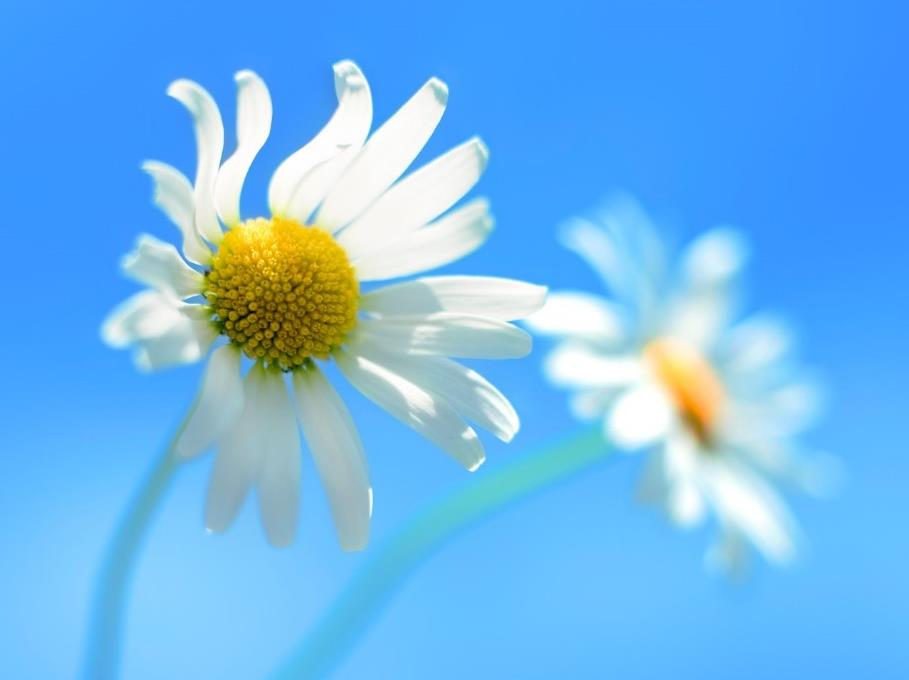
#> input picture imgs/4.jpg, 909 x 680 px
$ python demo4.py
#> lines starting #> are read from the running program, lines starting #| are printed output that depends on the picture
# [19 lines of commented-out code are left out]
import cv2
import numpy as np
img = cv2.imread('../imgs/4.jpg', 1)
#> img is the input picture: shape (680, 909, 3); mean B, G, R 237, 182.6, 111.4
imgInfo = img.shape
#> imgInfo = (680, 909, 3)
height = imgInfo[0]
#> height = 680
width = imgInfo[1]
#> width = 909
dst = np.zeros((height,width,3),np.uint8)
for i in range(0,height):
    for j in range(0,width):
        (b,g,r) = img[i,j]
        dst[i,j] = (255-b,255-g,255-r)
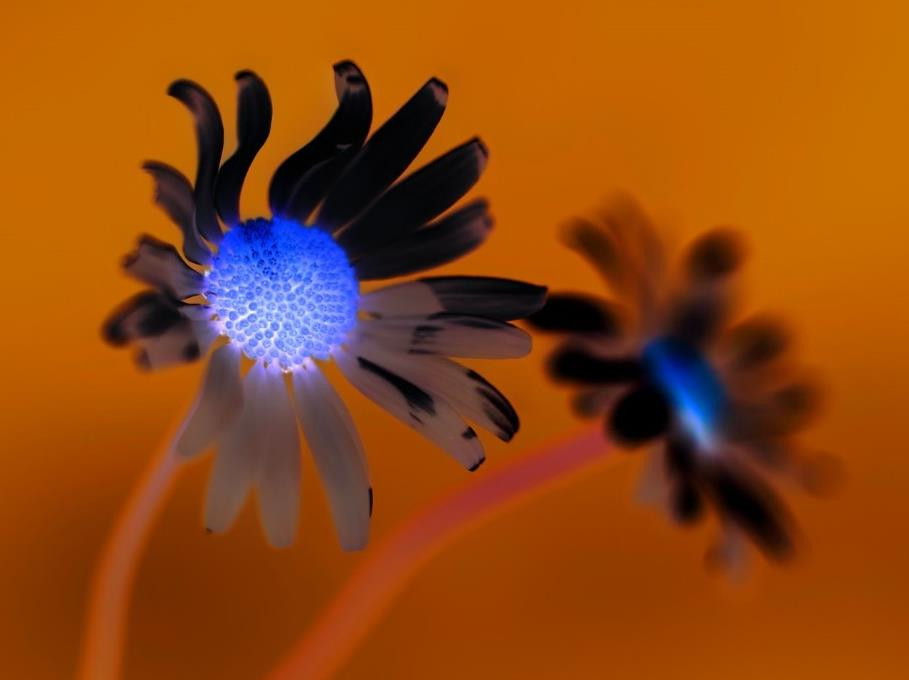
#> dst: shape (680, 909, 3); mean B, G, R 18, 72.4, 143.6
cv2.imshow('dst',dst)
cv2.waitKey(0)

$ run again, with imgs/1.jpg copied over imgs/4.jpg
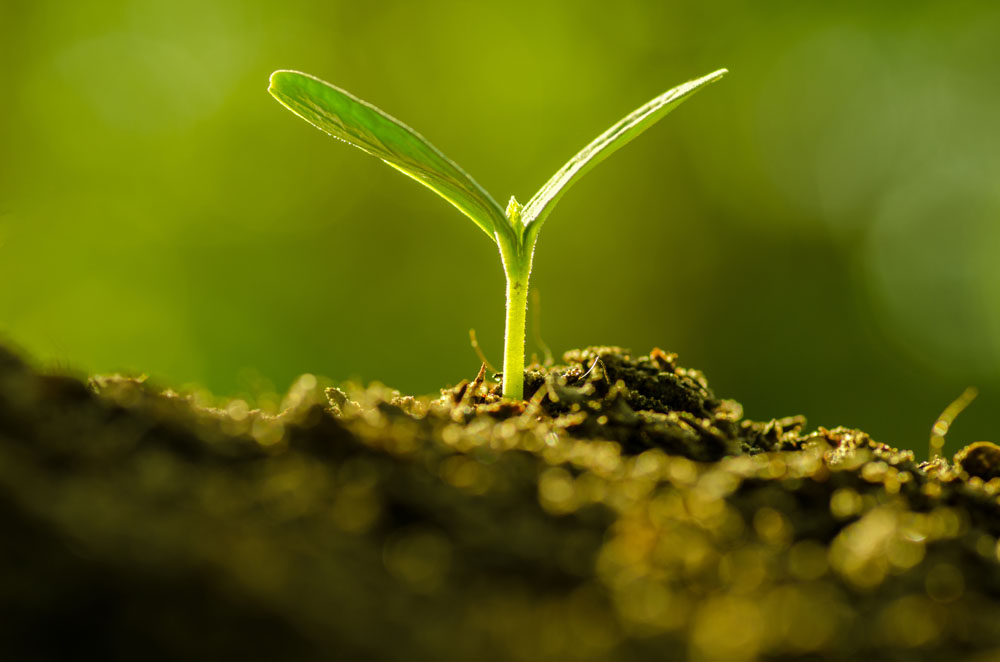
#> input picture imgs/1.jpg, 1000 x 662 px
#> img is the input picture: shape (662, 1000, 3); mean B, G, R 9.3, 100, 93.7
#> after the loop `for i in range(0,height):`:
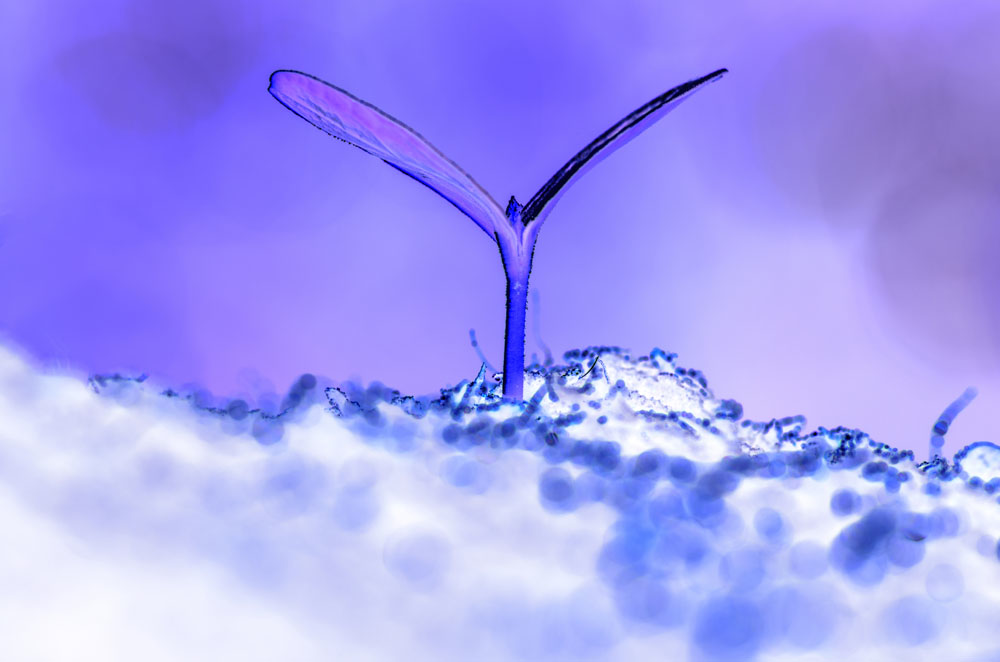
#> dst: shape (662, 1000, 3); mean B, G, R 245.7, 155, 161.3
